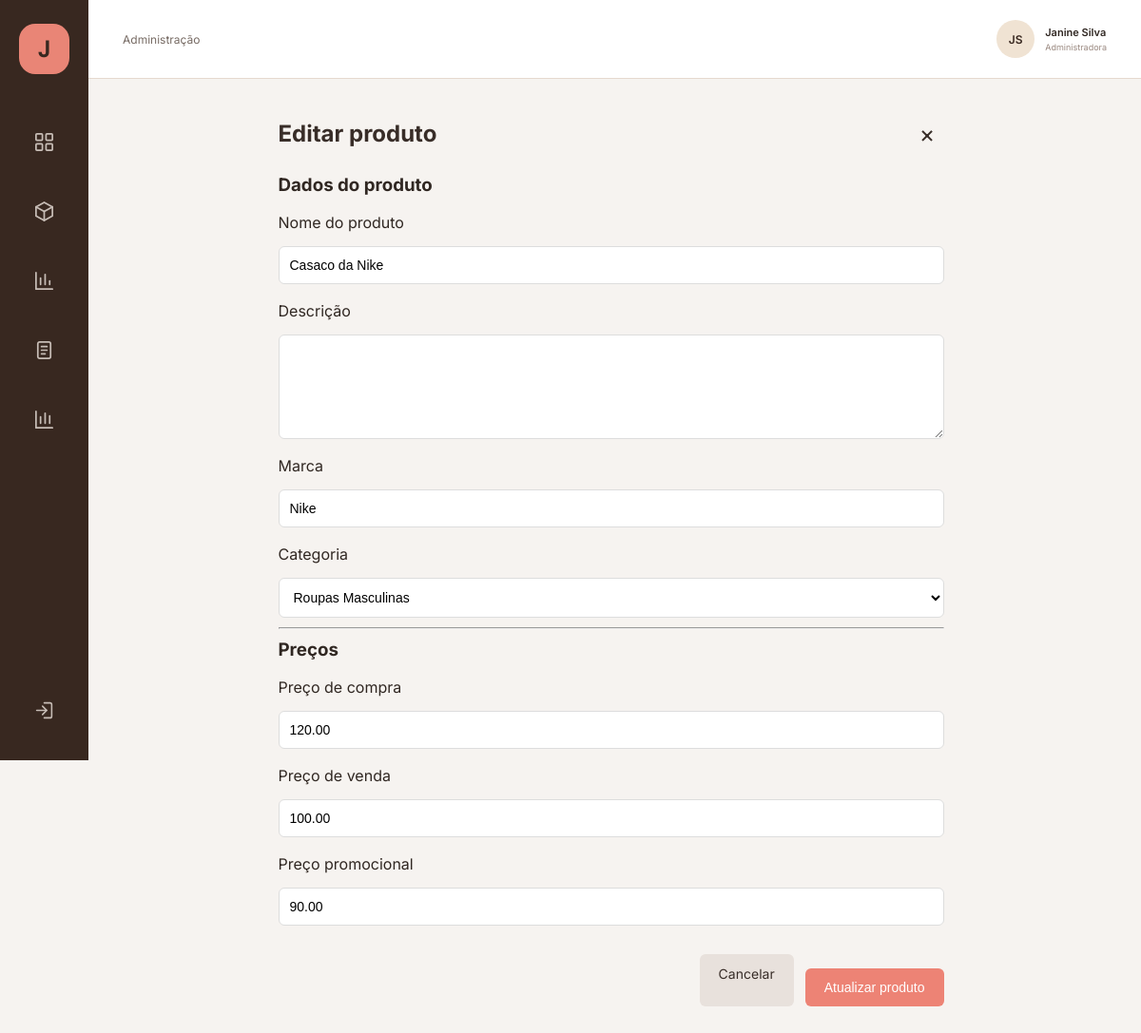
The app's page /janine_comercios/editar_produto.php?id=1 with its own data.
### tables this page shows
CREATE TABLE `produto` (
  `id_produto` int(11) NOT NULL,
  `id_categoria` int(11) NOT NULL,
  `nome_prod` varchar(25) NOT NULL,
  `descricao` text NOT NULL,
  `marca` varchar(100) NOT NULL,
  `preco` decimal(10,2) NOT NULL,
  `preco_promocional` decimal(10,2) DEFAULT NULL,
  `imagem_produto` varchar(120) DEFAULT NULL,
  `data_cadastro` datetime NOT NULL,
  `preco_compra` decimal(10,2) NOT NULL DEFAULT 0.00
);

CREATE TABLE `categorias` (
  `id_categorias` int(11) NOT NULL,
  `nome_cat` varchar(25) NOT NULL,
  `descricao` varchar(100) NOT NULL,
  `ativo` enum('ativo','inativo') DEFAULT 'ativo'
);

### janine_comercios/editar_produto.php (the view, shortened to what this page needs)
<?php
    require_once("includes/conexao.php");
    $id = $_GET['id'] ?? null;
    $sql = "SELECT
                p.id_produto,
                p.nome_prod,
                p.marca,
                p.descricao,
                p.preco_compra,
                p.preco,
                p.preco_promocional,
                p.id_categoria
            FROM produto p
            WHERE p.id_produto = ?";
    $stmt = mysqli_prepare($con, $sql);
    mysqli_stmt_bind_param($stmt, "i", $id);
    mysqli_stmt_execute($stmt);
    $resultado = mysqli_stmt_get_result($stmt);
    $produto = mysqli_fetch_assoc($resultado);
    $sql_categorias = "SELECT id_categorias, nome_cat
                    FROM categorias
                    ORDER BY nome_cat";
    $resultado_categorias = mysqli_query($con, $sql_categorias);
?>
<!DOCTYPE html>
<html lang="pt-br">
<head>
    <link rel="stylesheet" href="css/produtos_adm.css">
    <link rel="stylesheet" href="css/header_admin.css">
</head>
<body>
    <?php include("includes/header_admin.php"); ?>
    <main class="conteudo">
        <div class="formulario-produto">
            <div class="titulo-formulario">
                <h2>Editar produto</h2>
                <a href="produtos_adm.php"
                   class="btn-fechar"
                   title="Voltar para produtos">
                    &times;
                </a>
            </div>
            <form action="atualizar_produto.php" method="POST"
                  class="form-produto">
                <h3>Dados do produto</h3>
                <label for="nome">Nome do produto</label>
                <input
                    type="text"
                    id="nome"
                    name="nome"
                    value="<?= htmlspecialchars($produto['nome_prod']) ?>"
                    required
                >
                <label for="descricao">Descrição</label>
                <textarea
                    id="descricao"
                    name="descricao"
                    required
                ><?= htmlspecialchars($produto['descricao']) ?></textarea>
                <label for="marca">Marca</label>
                <input
                    type="text"
                    id="marca"
                    name="marca"
                    value="<?= htmlspecialchars($produto['marca']) ?>"
                    required
                >
                <label for="id_categoria">Categoria</label>
                <select id="id_categoria" name="id_categoria" required>
                    <?php while ($categoria = mysqli_fetch_assoc($resultado_categorias)) { ?>
                        <option
                            value="<?= $categoria['id_categorias'] ?>"
                            <?= ($categoria['id_categorias'] == $produto['id_categoria']) ? 'selected' : '' ?>
                        >
                            <?= htmlspecialchars($categoria['nome_cat']) ?>
                        </option>
                    <?php } ?>
                </select>
                <hr>
                <h3>Preços</h3>
                <label for="preco_compra">Preço de compra</label>
                <input
                    type="number"
                    id="preco_compra"
                    name="preco_compra"
                    value="<?= htmlspecialchars((string)$produto['preco_compra']) ?>"
                    step="0.01"
                    min="0"
                    required
                >
                <label for="preco">Preço de venda</label>
                <input
                    type="number"
                    id="preco"
                    name="preco"
                    value="<?= htmlspecialchars((string)$produto['preco']) ?>"
                    step="0.01"
                    min="0"
                    required
                >
                <label for="preco_promocional">Preço promocional</label>
                <input
                    type="number"
                    id="preco_promocional"
                    name="preco_promocional"
                    value="<?= htmlspecialchars((string)($produto['preco_promocional'] ?? '')) ?>"
                    step="0.01"
                    min="0"
                >
                <div class="acoes-formulario">
                    <a href="produtos_adm.php" class="btn-cancelar">
                        Cancelar
                    </a>
                    <button type="submit" class="btn-salvar">
                        Atualizar produto
                    </button>
                </div>
            </form>
        </div>
    </main>
</body>
</html>

### janine_comercios/css/produtos_adm.css (style rules this page uses)
:root { --navbar-width: 93px; }
* { margin: 0; padding: 0; box-sizing: border-box; }
body { font-family: Arial, sans-serif; background-color: #f6f3f0; color: #382d28; }
.conteudo { margin-left: var(--navbar-width); padding: 40px 33px; min-height: calc(100vh - 72px); }
form { max-width: 700px; margin: 30px auto; }
form label { display: block; margin-top: 15px; margin-bottom: 5px; }
form input, form textarea, form select { width: 100%; padding: 10px; box-sizing: border-box; border: 1px solid #ddd; border-radius: 6px; }
form textarea { min-height: 100px; resize: vertical; }
button { padding: 10px 18px; margin-top: 15px; cursor: pointer; border: none; border-radius: 6px; }
.titulo-formulario { max-width: 700px; margin: 10px auto 20px; display: flex; justify-content: space-between; align-items: center; }
.btn-fechar { display: flex; align-items: center; justify-content: center; width: 35px; height: 35px; border-radius: 50%; text-decoration: none; color: #382d28; font-size: 25px; transition: 0.2s; }
.formulario-produto { max-width: 700px; margin: 10px auto 40px; }
.titulo-formulario { display: flex; justify-content: space-between; align-items: center; margin-bottom: 25px; }
.titulo-formulario h2 { margin: 0; }
.btn-fechar { display: flex; align-items: center; justify-content: center; width: 35px; height: 35px; border-radius: 50%; text-decoration: none; color: #382d28; font-size: 25px; }
.form-produto { display: flex; flex-direction: column; gap: 8px; margin: 0; }
.form-produto label { margin-top: 8px; }
.form-produto input, .form-produto textarea, .form-produto select { width: 100%; padding: 10px; box-sizing: border-box; border: 1px solid #ddd; border-radius: 6px; }
.form-produto textarea { min-height: 100px; resize: vertical; }
.acoes-formulario { display: flex; justify-content: flex-end; gap: 12px; margin-top: 20px; }
.btn-cancelar, .btn-salvar { padding: 12px 20px; border-radius: 6px; text-decoration: none; border: none; cursor: pointer; font-size: 14px; }
.btn-cancelar { background-color: #e8e1dc; color: #382d28; }
.btn-salvar { background-color: #ed8375; color: white; }
.conteudo { margin-left: 85px; padding: 30px 40px; min-height: calc(100vh - 78px); box-sizing: border-box; background-color: #f6f3f0; }
.formulario-produto { max-width: 700px; width: 100%; margin: 0 auto 40px; }
.titulo-formulario h2 { margin: 0; color: #382d28; }
.form-produto { display: flex; flex-direction: column; gap: 10px; margin: 0; width: 100%; }
.form-produto label { display: block; margin-top: 8px; }
.form-produto input, .form-produto textarea, .form-produto select { display: block; width: 100%; padding: 11px; box-sizing: border-box; border: 1px solid #ddd; border-radius: 6px; background-color: white; font-size: 14px; }
.form-produto textarea { min-height: 110px; resize: vertical; }

### janine_comercios/css/header_admin.css (style rules this page uses)
* { margin: 0; padding: 0; box-sizing: border-box; }
body { font-family: 'Inter', sans-serif; color: #302722; }

### records on screen
produto: nome "Casaco da Nike", marca "Nike", id_categoria "Roupas Masculinas", preco_compra "120.00", preco "100.00", preco_promocional "90.00"
